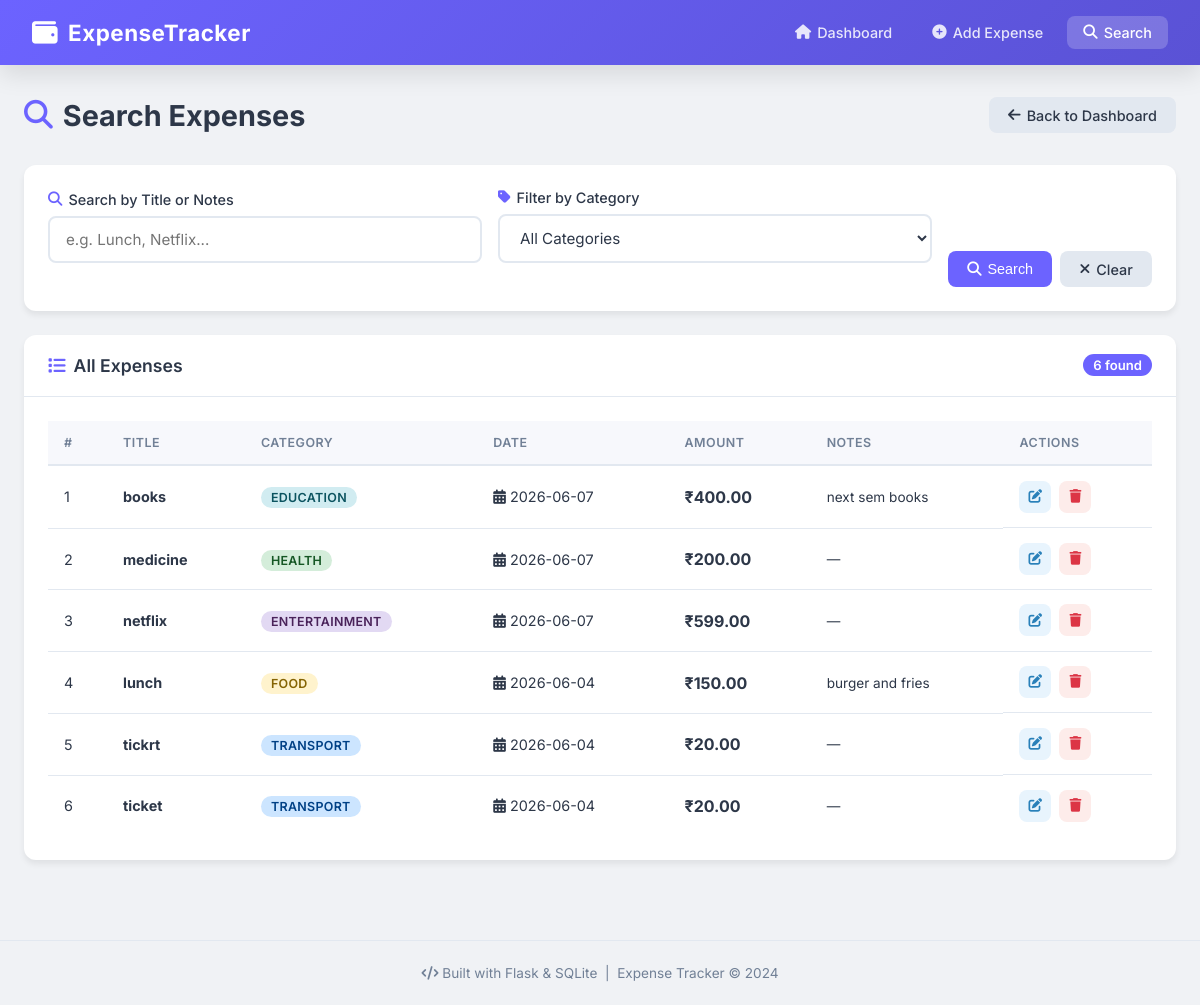
Screenshot of /search with the database file from the repository.
### tables this page shows
CREATE TABLE expenses (
            id INTEGER PRIMARY KEY AUTOINCREMENT,
            title TEXT NOT NULL,
            amount REAL NOT NULL,
            category TEXT NOT NULL,
            date TEXT NOT NULL,
            notes TEXT,
            created_at TIMESTAMP DEFAULT CURRENT_TIMESTAMP
        );

### app.py (the view, shortened to what this page needs)
@app.route('/search')
def search():
    query    = request.args.get('q', '')
    category = request.args.get('category', '')
    conn     = get_db_connection()
    if query and category:
        expenses = conn.execute(
            '''SELECT * FROM expenses
               WHERE (title LIKE ? OR notes LIKE ?) AND category = ?
               ORDER BY date DESC''',
            (f'%{query}%', f'%{query}%', category)
        ).fetchall()
    elif category:
        expenses = conn.execute(
            'SELECT * FROM expenses WHERE category = ? ORDER BY date DESC',
            (category,)
        ).fetchall()
    else:
        expenses = conn.execute(
            'SELECT * FROM expenses ORDER BY date DESC'
        ).fetchall()
    conn.close()
    return render_template('search.html',
                           expenses=expenses,
                           query=query,
                           category=category)

### database.py (called while the page is built)
def get_db_connection():
    conn = sqlite3.connect('expenses.db')
    conn.row_factory = sqlite3.Row  # This lets us access columns by name
    return conn

### templates/search.html (shortened to what this page needs)
{% extends 'base.html' %}
{% block content %}
<div class="page-header">
    <h1><i class="fas fa-search"></i> Search Expenses</h1>
    <a href="{{ url_for('dashboard') }}" class="btn btn-secondary">
        <i class="fas fa-arrow-left"></i> Back to Dashboard
    </a>
</div>
<div class="search-container">
    <form method="GET" action="{{ url_for('search') }}">
        <div class="search-bar">
            <div class="form-group">
                <label for="q"><i class="fas fa-search"></i> Search by Title or Notes</label>
                <input type="text" id="q" name="q"
                       value="{{ query }}"
                       placeholder="e.g. Lunch, Netflix...">
            </div>
            <div class="form-group">
                <label for="category"><i class="fas fa-tag"></i> Filter by Category</label>
                <select id="category" name="category">
                    <option value="">All Categories</option>
                </select>
            </div>
            <div class="search-btn-group">
                <button type="submit" class="btn btn-primary">
                    <i class="fas fa-search"></i> Search
                </button>
                <a href="{{ url_for('search') }}" class="btn btn-secondary">
                    <i class="fas fa-times"></i> Clear
                </a>
            </div>
        </div>
    </form>
</div>
<div class="card mt-20">
    <div class="card-header">
        <h2><i class="fas fa-list"></i>
            {% if query or category %}
                Results for
                {% if query %}"{{ query }}"{% endif %}
                {% if category %} in {{ category }}{% endif %}
            {% else %}
                All Expenses
            {% endif %}
        </h2>
        <span class="result-count">{{ expenses|length }} found</span>
    </div>
    <div class="card-body">
        {% if expenses %}
        <div class="table-wrapper">
            <table class="expense-table">
                <thead>
                    <tr>
                        <th>#</th>
                        <th>Title</th>
                        <th>Category</th>
                        <th>Date</th>
                        <th>Amount</th>
                        <th>Notes</th>
                        <th>Actions</th>
                    </tr>
                </thead>
                <tbody>
                    {% for expense in expenses %}
                    <tr>
                        <td>{{ loop.index }}</td>
                        <td><strong>{{ expense['title'] }}</strong></td>
                        <td>
                            <span class="category-badge {{ expense['category']|lower|replace(' ', '-') }}">
                                {{ expense['category'] }}
                            </span>
                        </td>
                        <td><i class="fas fa-calendar-alt"></i> {{ expense['date'] }}</td>
                        <td class="amount">₹{{ "%.2f"|format(expense['amount']) }}</td>
                        <td class="notes-cell">{{ expense['notes'] or '—' }}</td>
                        <td class="actions">
                            <a href="{{ url_for('edit_expense', id=expense['id']) }}"
                               class="btn-icon edit" title="Edit">
                                <i class="fas fa-edit"></i>
                            </a>
                            <a href="{{ url_for('delete_expense', id=expense['id']) }}"
                               class="btn-icon delete" title="Delete"
                               onclick="return confirm('Delete this expense?')">
                                <i class="fas fa-trash"></i>
                            </a>
                        </td>
                    </tr>
                    {% endfor %}
                </tbody>
            </table>
        </div>
        {% else %}
            <div class="empty-state">
                <i class="fas fa-search"></i>
                <p>No expenses found matching your search!</p>
                <a href="{{ url_for('search') }}" class="btn btn-secondary">Clear Search</a>
            </div>
        {% endif %}
    </div>
</div>
{% endblock %}

### static/css/style.css (style rules this page uses)
* { margin: 0; padding: 0; box-sizing: border-box; }
:root { --primary: #6c63ff; --primary-dark:#5a52d5; --success: #28a745; --danger: #dc3545; --warning: #ffc107; --info: #17a2b8; --dark: #2d3748; --light: #f8f9fa; --white: #ffffff; --gray: #718096; --gray-light: #e2e8f0; --shadow: 0 4px 6px rgba(0,0,0,0.07); --shadow-lg: 0 10px 25px rgba(0,0,0,0.1); --radius: 12px; --radius-sm: 8px; }
body { font-family: 'Inter', sans-serif; background: #f0f2f5; color: var(--dark); min-height: 100vh; }
.page-header { display: flex; align-items: center; justify-content: space-between; margin-bottom: 2rem; }
.page-header h1 { font-size: 1.8rem; font-weight: 700; color: var(--dark); display: flex; align-items: center; gap: 10px; }
.page-header h1 i { color: var(--primary); }
.card { background: var(--white); border-radius: var(--radius); box-shadow: var(--shadow); overflow: hidden; }
.card-header { padding: 1.2rem 1.5rem; border-bottom: 1px solid var(--gray-light); display: flex; align-items: center; justify-content: space-between; }
.card-header h2 { font-size: 1.1rem; font-weight: 600; color: var(--dark); display: flex; align-items: center; gap: 8px; }
.card-header h2 i { color: var(--primary); }
.card-body { padding: 1.5rem; }
.mt-20 { margin-top: 1.5rem; }
.category-badge { padding: 3px 10px; border-radius: 99px; font-size: 0.78rem; font-weight: 600; text-transform: uppercase; letter-spacing: 0.3px; }
.category-badge.food { background:#fff3cd; color:#856404; }
.category-badge.transport { background:#cce5ff; color:#004085; }
.category-badge.entertainment { background:#e2d9f3; color:#4a235a; }
.category-badge.health { background:#d4edda; color:#155724; }
.category-badge.education { background:#d1ecf1; color:#0c5460; }
.table-wrapper { overflow-x: auto; }
.expense-table { width: 100%; border-collapse: collapse; font-size: 0.9rem; }
.expense-table th { background: #f7f8fc; padding: 0.9rem 1rem; text-align: left; font-weight: 600; color: var(--gray); text-transform: uppercase; font-size: 0.78rem; letter-spacing: 0.5px; border-bottom: 2px solid var(--gray-light); }
.expense-table td { padding: 0.9rem 1rem; border-bottom: 1px solid var(--gray-light); color: var(--dark); vertical-align: middle; }
.expense-table tr:last-child td { border-bottom: none; }
.amount { font-weight: 700; color: var(--primary); font-size: 1rem; }
.notes-cell { color: var(--gray); font-size: 0.85rem; max-width: 150px; white-space: nowrap; overflow: hidden; text-overflow: ellipsis; }
.actions { display: flex; gap: 8px; }
.btn-icon { width: 32px; height: 32px; border-radius: 8px; display: inline-flex; align-items: center; justify-content: center; text-decoration: none; font-size: 0.85rem; transition: all 0.2s ease; }
.btn-icon.edit { background: #e8f4fd; color: #2980b9; }
.btn-icon.delete { background: #fdecea; color: var(--danger); }
.btn { padding: 0.6rem 1.2rem; border-radius: var(--radius-sm); font-size: 0.9rem; font-weight: 500; text-decoration: none; border: none; cursor: pointer; display: inline-flex; align-items: center; gap: 6px; transition: all 0.2s ease; }
.btn-primary { background: var(--primary); color: white; }
.btn-secondary { background: var(--gray-light); color: var(--dark); }
.form-group { margin-bottom: 1.5rem; }
.form-group label { display: block; margin-bottom: 0.5rem; font-weight: 500; color: var(--dark); font-size: 0.9rem; display: flex; align-items: center; gap: 6px; }
.form-group label i { color: var(--primary); }
.form-group input, .form-group select, .form-group textarea { width: 100%; padding: 0.75rem 1rem; border: 2px solid var(--gray-light); border-radius: var(--radius-sm); font-size: 0.95rem; font-family: 'Inter', sans-serif; color: var(--dark); background: var(--white); transition: border-color 0.2s ease, box-shadow 0.2s ease; outline: none; }
.search-container { background: var(--white); border-radius: var(--radius); padding: 1.5rem; box-shadow: var(--shadow); margin-bottom: 1.5rem; }
.search-bar { display: grid; grid-template-columns: 1fr 1fr auto; gap: 1rem; align-items: end; }
.search-btn-group { display: flex; gap: 0.5rem; }
.result-count { background: var(--primary); color: white; padding: 3px 10px; border-radius: 99px; font-size: 0.82rem; font-weight: 600; }

### rows the page displays
expenses: title "books", category "EDUCATION", date "2026-06-07", amount "400.00", notes "next sem books"
expenses: title "medicine", category "HEALTH", date "2026-06-07", amount "200.00", notes "—"
expenses: title "netflix", category "ENTERTAINMENT", date "2026-06-07", amount "599.00", notes "—"
expenses: title "lunch", category "FOOD", date "2026-06-04", amount "150.00", notes "burger and fries"
expenses: title "tickrt", category "TRANSPORT", date "2026-06-04", amount "20.00", notes "—"
expenses: title "ticket", category "TRANSPORT", date "2026-06-04", amount "20.00", notes "—"

### other values shown
{{ expenses|length }} "6"
